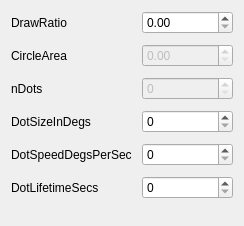
             <widget class="QWidget" name="randomDotsScrollAreaWidgetContents">
              <property name="geometry">
               <rect>
                <x>0</x>
                <y>0</y>
                <width>244</width>
                <height>226</height>
               </rect>
              </property>
              <layout class="QGridLayout" name="gridLayout_34">
               <item row="0" column="0">
                <layout class="QFormLayout" name="randomDotsFormLayout">
                 <property name="horizontalSpacing">
                  <number>10</number>
                 </property>
                 <property name="verticalSpacing">
                  <number>10</number>
                 </property>
                 <item row="0" column="0">
                  <widget class="QLabel" name="drawRatioLabel">
                   <property name="text">
                    <string>DrawRatio</string>
                   </property>
                  </widget>
                 </item>
                 <item row="0" column="1">
                  <widget class="QDoubleSpinBox" name="DrawRatio"/>
                 </item>
                 <item row="1" column="0">
                  <widget class="QLabel" name="circleAreaLabel">
                   <property name="text">
                    <string>CircleArea</string>
                   </property>
                  </widget>
                 </item>
                 <item row="1" column="1">
                  <widget class="QDoubleSpinBox" name="CircleArea">
                   <property name="enabled">
                    <bool>false</bool>
                   </property>
                  </widget>
                 </item>
                 <item row="2" column="0">
                  <widget class="QLabel" name="nDotsLabel">
                   <property name="text">
                    <string>nDots</string>
                   </property>
                  </widget>
                 </item>
                 <item row="2" column="1">
                  <widget class="QSpinBox" name="nDots">
                   <property name="enabled">
                    <bool>false</bool>
                   </property>
                  </widget>
                 </item>
                 <item row="3" column="0">
                  <widget class="QLabel" name="dotSizeInDegsLabel">
                   <property name="text">
                    <string>DotSizeInDegs</string>
                   </property>
                  </widget>
                 </item>
                 <item row="3" column="1">
                  <widget class="QSpinBox" name="DotSizeInDegs"/>
                 </item>
                 <item row="4" column="0">
                  <widget class="QLabel" name="dotSpeedDegsPerSecLabel">
                   <property name="text">
                    <string>DotSpeedDegsPerSec</string>
                   </property>
                  </widget>
                 </item>
                 <item row="4" column="1">
                  <widget class="QSpinBox" name="DotSpeedDegsPerSec"/>
                 </item>
                 <item row="5" column="0">
                  <widget class="QLabel" name="dotLifetimeSecsLabel">
                   <property name="text">
                    <string>DotLifetimeSecs</string>
                   </property>
                  </widget>
                 </item>
                 <item row="5" column="1">
                  <widget class="QSpinBox" name="DotLifetimeSecs"/>
                 </item>
                </layout>
               </item>
              </layout>
             </widget>
